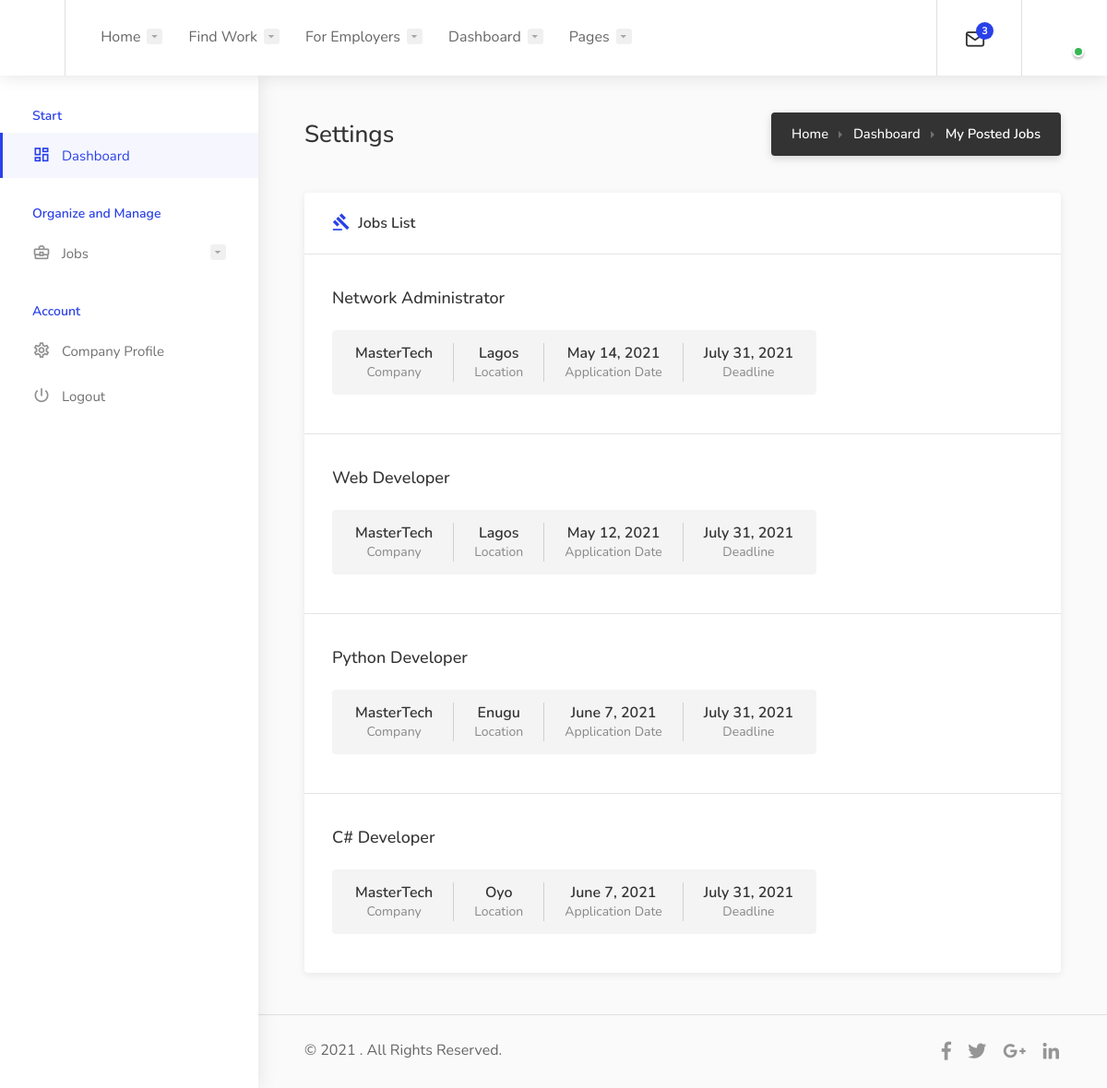
Page /jobs-posted/ (signed in) on the committed database.
### techjobi/models.py (models this page shows)
class JobPost(models.Model):
    job_title = models.CharField(max_length=255, blank=True)
    job_type_choices = [
        ('Full Time', 'Full Time'),
        ('Part Time', 'Part Time'),
        ('Temporary', 'Temporary'),
    ]
    job_type = models.CharField(
        max_length=50,
        choices=job_type_choices
    )
    job_category_choices = [
        ('Hardware', 'Hardware'),
        ('Software/Web Development', 'Software/Web Development'),
        ('Data Science', 'Data Science'),
        ('Product Development-digital banking', 'Product development-digital banking'),
        ('Process ', 'Process'),
        ('Support specialist', 'Support specialist'),
    ]
    job_category = models.CharField(
        max_length=100,
        choices=job_category_choices
    )
    company_name = models.CharField(max_length=255, blank=True)
    location = models.CharField(max_length=255, blank=True)
    salary1 = models.FloatField(blank=True)
    salary2 = models.FloatField(blank=True)
    tags = models.CharField(max_length=255, blank=True)
    job_description = models.TextField( blank=True)
    file_upload = models.FileField(blank=True)
    status_choices = [
        ('Approved', 'Approved'),
        ('Expired', 'Expired'),
    ]
    status = models.CharField(
        max_length=50,
        default= 'Pending Approval',
        blank=True,
        choices=status_choices
    )
    deadline = models.DateField(null=True, blank=True )
    entry_date = models.DateField(auto_now_add=True )
    update_date = models.DateField(auto_now=True)
    class Meta:
        db_table = 'post'

### techjobi/views.py (the view)
# urls.py: path('jobs-posted/', views.job_posted, name='job_posted'),
@login_required(login_url ='index')
def job_posted(request):
    filed = 'job_posted'
    username = request.user
    company = Company.objects.get(username=username)
    details = JobPost.objects.filter(company_name=company.company_name)
    context = {"details":details, "filed":filed}
    return render(request, 'job/dashboard-my-active-jobs.html', context)

### techjobi/templates/job/dashboard-my-active-jobs.html (shortened to what this page needs)
{% extends "base/base.html" %}
{% load widget_tweaks %}
{% load crispy_forms_tags %}
{% load static %}
		{% block header %}
		{% include "base/header.html" %}
		{% endblock %}
		{% block content %}
<div class="dashboard-container">
	{% block dash-sidebar %}
	{% include "base/dash-sidebar.html" %}
	{% endblock %}
	<div class="dashboard-content-container" data-simplebar>
		<div class="dashboard-content-inner" >
			<div class="dashboard-headline">
				<h3>Settings </h3>
				<nav id="breadcrumbs" class="dark">
					<ul>
						<li><a href="{% url 'home' %}">Home</a></li>
						<li><a href="{% url 'dashboard' %}">Dashboard</a></li>
						{% if filed == 'job_posted' %}
						<li>My Posted Jobs</li>
						{% else %}
						<li>My Applied Job</li>
						{% endif %}
					</ul>
				</nav>
			</div>
			<div class="row">
					<div class="col-xl-12">
						<div class="dashboard-box margin-top-0">
							<div class="headline">
								<h3><i class="icon-material-outline-gavel"></i> Jobs List</h3>
							</div>
							<div class="content">
								<ul class="dashboard-box-list">
									{% for items in details %}
									<li>
										<div class="job-listing width-adjustment">
											<div class="job-listing-details">
												<div class="job-listing-description">
													<h3 class="job-listing-title"><a href="{% url 'job_page' items.id %}">{{items.job_title}}</a></h3>
												</div>
											</div>
										</div>
										<ul class="dashboard-task-info">
											<li><strong>{{items.company_name}}</strong><span>Company</span></li>
											<li><strong>{{items.location}}</strong><span>Location</span></li>
											<li><strong>{{items.entry_date}}</strong><span>Application Date</span></li>
											<li><strong>{{items.deadline}}</strong><span>Deadline</span></li>
										</ul>
									</li>
									{% endfor %}
								</ul>
							</div>
						</div>
					</div>
			</div>
			<div class="dashboard-footer-spacer"></div>
			<div class="small-footer margin-top-15">
				<div class="small-footer-copyrights">
					© 2021 <strong></strong>. All Rights Reserved.
				</div>
				<ul class="footer-social-links">
					<li>
						<a href="#" title="Facebook" data-tippy-placement="top">
							<i class="icon-brand-facebook-f"></i>
						</a>
					</li>
					<li>
						<a href="#" title="Twitter" data-tippy-placement="top">
							<i class="icon-brand-twitter"></i>
						</a>
					</li>
					<li>
						<a href="#" title="Google Plus" data-tippy-placement="top">
							<i class="icon-brand-google-plus-g"></i>
						</a>
					</li>
					<li>
						<a href="#" title="LinkedIn" data-tippy-placement="top">
							<i class="icon-brand-linkedin-in"></i>
						</a>
					</li>
				</ul>
			</div>
		</div>
	</div>
</div>
		{% endblock %}

### techjobi/templates/base/header.html (shortened to what this page needs)
{% load static %}
<header id="header-container" class="fullwidth dashboard-header not-sticky">
	<div id="header">
		<div class="container">
			<div class="left-side">
				<div id="logo">
				</div>
				<nav id="navigation">
					<ul id="responsive">
						<li><a href="{% url 'home' %}" >Home</a>
						</li>
						{% if first_name != '' %}
						<li><a href="#">Find Work</a>
						</li>
						{% for group in user.groups.all %}
						{% if group.name == 'employer' %}
						<li><a href="#">For Employers</a>
						</li>
						{% endif %}
						{% endfor %}
						<li><a href="#">Dashboard</a>
						</li>
						<li><a href="#">Pages</a>
						</li>
						{% endif %}
					</ul>
				</nav>
			</div>
			<div class="right-side">
				<div class="header-widget hide-on-mobile">
					<div class="header-notifications">
						<div class="header-notifications-trigger">
							<a href="#"><i class="icon-feather-mail"></i><span>3</span></a>
						</div>
					</div>
				</div>
				<div class="header-widget">
					<div class="header-notifications user-menu">
						<div class="header-notifications-trigger">
							<a href="#"><div class="user-avatar status-online"><img src="{% static 'images/user-avatar-small-01.jpg' %}" alt=""></div></a>
						</div>
					</div>
				</div>
			</div>
		</div>
	</div>
</header>

### techjobi/templates/base/navigation.html (shortened to what this page needs)
        {% if first_name != '' %}
        <div class="dashboard-nav">
            <div class="dashboard-nav-inner">
                <ul data-submenu-title="Start">
                    <li class="active"><a href="{% url 'dashboard' %}""><i class="icon-material-outline-dashboard"></i> Dashboard</a></li>
                </ul>
                {% for group in user.groups.all %}
						{% if group.name == 'employer' %}
                <ul data-submenu-title="Organize and Manage">
                    <li><a href="#"><i class="icon-material-outline-business-center"></i> Jobs</a>
                    </li>
                </ul>
                {% endif %}
                {% endfor %}
                <ul data-submenu-title="Account">
						{% for group in user.groups.all %}
						{% if group.name == 'candidate' %}
                    <li><a href="{% url 'profile_settings'  %}"><i class="icon-material-outline-settings"></i> User Profile </a></li>
                    {% else %}
                    <li><a href="{% url 'employer_settings'  %}"><i class="icon-material-outline-settings"></i> Company Profile</a></li>
                    {% endif %}
						{% endfor %}
                    <li><a href="{% url 'logout' %}"><i class="icon-material-outline-power-settings-new"></i> Logout</a></li>
                </ul>
            </div>
        </div>
        {% endif %}

### techjobi/static/css/colors/blue.css (style rules this page uses)
a, .header-widget .log-in-button:hover i, .notification-text span.color, .header-notifications-content .notification-text span.color, ul.user-menu-small-nav li a:hover, ul.user-menu-small-nav li a:hover i, #navigation ul li:hover a:after, #navigation ul li a.current, #navigation ul li a.current:after, #navigation ul li:hover a, #breadcrumbs ul li a:hover, #breadcrumbs.white ul li a:hover, .single-page-header .header-details li a:hover, .blog-post-content h3 a:hover, #posts-nav li a:hover, .task-tags span, .freelancer-detail-item a:hover, .list-4 li:before, .list-3 li:before, .list-2 li:before, .list-1 li:before, .share-buttons-content span strong, .keyword, .banner-headline strong.color, .category-box-icon, .recommended .pricing-plan-label, .recommended .pricing-plan-label strong, .boxed-widget.summary li.total-costs span, .testimonial-box:before, .single-counter h3, .popup-tabs-nav li.active a, .dialog-with-tabs .forgot-password:hover, .dropdown-menu > li > a:hover, .dropdown-menu > .active > a, .dropdown-menu > .active > a:hover, .bootstrap-select .dropdown-menu li.selected a span.check-mark:before, .bootstrap-select .dropdown-menu li.selected:hover a span.check-mark:before, .boxed-list-headline h3 i, .boxed-list-item .item-details .detail-item a:hover, .job-overview .job-overview-inner ul li i, .dashboard-nav ul:before, .dashboard-nav ul li.active-submenu a i, .dashboard-nav ul li.active a i, .dashboard-nav ul li:hover a i, .dashboard-nav ul li.active-submenu a, .dashboard-nav ul li:hover a, .dashboard-nav ul li.active a, .dashboard-nav ul li.active-submenu a:after, .dashboard-nav ul li.active a:after, .dashboard-nav ul li:hover a:after, .dashboard-box .headline h3 i, .help-icon, .header-widget .log-in-button:hover, .header-widget .log-in-button:hover i { color:#2a41e8; }
#backtotop a, .header-notifications-trigger span, a.header-notifications-button, #navigation ul ul.dropdown-nav ul.dropdown-nav li:hover a:after, #navigation ul ul.dropdown-nav li:hover a:after, .mm-menu em.mm-counter, .language-switcher.bootstrap-select.btn-group.open button, .language-switcher.bootstrap-select.btn-group button:hover, .footer-links ul li a span:before, .newsletter button, .pagination ul li a.current-page, a.blog-post-info:hover, #posts-nav li a:hover span, .comment-by a.reply:hover, .contact-address-headline:after, .enable-filters-button span, .enable-filters-button i, .job-listing.with-apply-button:hover .list-apply-button, .letters-list a.current, span.button, button.button, input[type="button"], input[type="submit"], a.button, .list-1 li:before, mark.color, table.basic-table th, .copy-url .copy-url-button, .keyword-input-container .keyword-input-button, .tags-container input[type="checkbox"]:checked + label, input:checked + .switch-button, .radio input[type="radio"] + label .radio-label:after, .uploadButton .uploadButton-button:hover, .pricing-plan .button:hover, .pricing-plan.recommended .button, .pricing-plan .recommended-badge, .payment-tab-trigger > input:checked ~ label::after, .breathing-icon, .icon-box-check, .testimonial-author span, .qtyInc:hover, .qtyDec:hover, #sign-in-dialog .mfp-close:hover, #small-dialog-1 .mfp-close:hover, #small-dialog-2 .mfp-close:hover, #small-dialog-3 .mfp-close:hover, #small-dialog-4 .mfp-close:hover, #small-dialog .mfp-close:hover, .slider-selection, .cluster-visible, .marker-container, .custom-zoom-in:hover, .custom-zoom-out:hover, #geoLocation:hover, #streetView:hover, #scrollEnabling:hover, #scrollEnabling.enabled, a.apply-now-button, a.attachment-box:hover, .freelancer-indicators .indicator-bar span, .dashboard-nav ul li span.nav-tag, .dashboard-box .button.dark:not(.ico):hover, .messages-inbox ul li:before, .message-by h5 i, .message-bubble.me .message-text { background-color:#2a41e8; }
.payment-tab-trigger > input:checked ~ label::before, .dashboard-nav ul li.active-submenu, .dashboard-nav ul li.active, .dashboard-nav ul li:hover { border-color:#2a41e8; }
.dashboard-nav ul li.active-submenu, .dashboard-nav ul li.active, .dashboard-nav ul li:hover { background-color: rgba(42,65,232,0.04); }
.dashboard-nav ul li.active-submenu a:after, .dashboard-nav ul li.active a:after, .dashboard-nav ul li:hover a:after { background: rgba(42,65,232,0.13); }

### rows in the picture
JobPost: job_title "Network Administrator", company_name "MasterTech", location "Lagos", entry_date "May 14, 2021", deadline "July 31, 2021"
JobPost: job_title "Web Developer", company_name "MasterTech", location "Lagos", entry_date "May 12, 2021", deadline "July 31, 2021"
JobPost: job_title "Python Developer", company_name "MasterTech", location "Enugu", entry_date "June 7, 2021", deadline "July 31, 2021"
JobPost: job_title "C# Developer", company_name "MasterTech", location "Oyo", entry_date "June 7, 2021", deadline "July 31, 2021"
